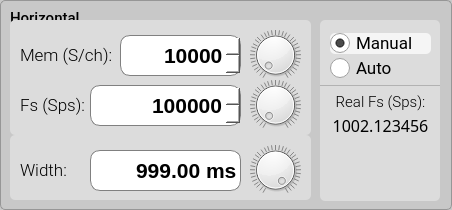
           <widget class="QGroupBox" name="groupBox_horizontal">
            <property name="minimumSize">
             <size>
              <width>452</width>
              <height>210</height>
             </size>
            </property>
            <property name="maximumSize">
             <size>
              <width>16777215</width>
              <height>210</height>
             </size>
            </property>
            <property name="font">
             <font>
              <family>Roboto Medium</family>
              <pointsize>11</pointsize>
             </font>
            </property>
            <property name="styleSheet">
             <string notr="true">QGroupBox {background-color: rgb(200,200,200);border: 1px solid rgb(150,150,150); border-radius: 5px;  margin-top: 0.5em;}; 
QGroupBox::title {subcontrol-origin: margin;left: 10px;padding: 0 3px 0 3px;}</string>
            </property>
            <property name="title">
             <string/>
            </property>
            <widget class="QLabel" name="label_titleHorizontal">
             <property name="geometry">
              <rect>
               <x>10</x>
               <y>10</y>
               <width>81</width>
               <height>16</height>
              </rect>
             </property>
             <property name="font">
              <font>
               <family>Roboto Medium</family>
               <pointsize>11</pointsize>
              </font>
             </property>
             <property name="styleSheet">
              <string notr="true">color:black;</string>
             </property>
             <property name="text">
              <string>Horizontal</string>
             </property>
            </widget>
            <widget class="QGroupBox" name="groupBox_h_13">
             <property name="geometry">
              <rect>
               <x>320</x>
               <y>20</y>
               <width>120</width>
               <height>181</height>
              </rect>
             </property>
             <property name="minimumSize">
              <size>
               <width>0</width>
               <height>0</height>
              </size>
             </property>
             <property name="maximumSize">
              <size>
               <width>16777215</width>
               <height>10000</height>
              </size>
             </property>
             <property name="font">
              <font>
               <family>Roboto Medium</family>
               <pointsize>11</pointsize>
              </font>
             </property>
             <property name="styleSheet">
              <string notr="true">QGroupBox {background-color: rgb(220,220,220);border: 0px solid rgb(150,150,150); border-radius: 5px;  margin-top: 0.5em;}; 
QGroupBox::title {subcontrol-origin: margin;left: 10px;padding: 0 3px 0 3px;}</string>
             </property>
             <property name="title">
              <string/>
             </property>
             <widget class="QRadioButton" name="radioButton_fsMem">
              <property name="geometry">
               <rect>
                <x>10</x>
                <y>13</y>
                <width>101</width>
                <height>21</height>
               </rect>
              </property>
              <property name="font">
               <font>
                <family>Roboto</family>
                <pointsize>13</pointsize>
               </font>
              </property>
              <property name="styleSheet">
               <string notr="true">QRadioButton:checked {
	background-color: rgba(245,245,245, 1.0);
	border: 0px; 
	border-radius:5px;
}

QRadioButton:hover {
	background-color: rgba(230,230,230, 1.0);
	border: 0px; 
	border-radius:5px;
}

QRadioButton:checked:hover {
	background-color: rgba(245,245,245, 0.8);
	border: 0px; 
	border-radius:5px;
}

QRadioButton::indicator {
    width: 20px;
    height: 20px;
}
QRadioButton::indicator::unchecked {
    image: url(:/main/img/radio_off1.png);
}

QRadioButton::indicator:unchecked:hover {
    image: url(:/main/img/radio_off1.png);
}

QRadioButton::indicator::checked {
    image: url(:/main/img/radio_on2.png);
}

QRadioButton::indicator::disabled {
    image: url(:/main/img/radio_off_dis.png);
}

QRadioButton::disabled {
    color:gray;
}</string>
              </property>
              <property name="text">
               <string>Manual</string>
              </property>
              <property name="iconSize">
               <size>
                <width>20</width>
                <height>20</height>
               </size>
              </property>
              <property name="checked">
               <bool>true</bool>
              </property>
              <property name="autoExclusive">
               <bool>false</bool>
              </property>
             </widget>
             <widget class="QRadioButton" name="radioButton_div">
              <property name="enabled">
               <bool>true</bool>
              </property>
              <property name="geometry">
               <rect>
                <x>10</x>
                <y>38</y>
                <width>101</width>
                <height>21</height>
               </rect>
              </property>
              <property name="font">
               <font>
                <family>Roboto</family>
                <pointsize>13</pointsize>
               </font>
              </property>
              <property name="styleSheet">
               <string notr="true">QRadioButton:checked {
	background-color: rgba(245,245,245, 1.0);
	border: 0px; 
	border-radius:5px;
}

QRadioButton:hover {
	background-color: rgba(230,230,230, 1.0);
	border: 0px; 
	border-radius:5px;
}

QRadioButton:checked:hover {
	background-color: rgba(245,245,245, 0.8);
	border: 0px; 
	border-radius:5px;
}

QRadioButton::indicator {
    width: 20px;
    height: 20px;
}
QRadioButton::indicator::unchecked {
    image: url(:/main/img/radio_off1.png);
}

QRadioButton::indicator:unchecked:hover {
    image: url(:/main/img/radio_off1.png);
}

QRadioButton::indicator::checked {
    image: url(:/main/img/radio_on2.png);
}

QRadioButton::indicator::disabled {
    image: url(:/main/img/radio_off_dis.png);
}

QRadioButton::disabled {
    color:gray;
}</string>
              </property>
              <property name="text">
               <string>Auto</string>
              </property>
              <property name="iconSize">
               <size>
                <width>20</width>
                <height>20</height>
               </size>
              </property>
              <property name="checked">
               <bool>false</bool>
              </property>
              <property name="autoExclusive">
               <bool>false</bool>
              </property>
             </widget>
             <widget class="QLabel" name="label_29">
              <property name="geometry">
               <rect>
                <x>0</x>
                <y>70</y>
                <width>121</width>
                <height>23</height>
               </rect>
              </property>
              <property name="font">
               <font>
                <family>Roboto Light</family>
                <pointsize>11</pointsize>
                <weight>50</weight>
                <bold>false</bold>
                <underline>false</underline>
               </font>
              </property>
              <property name="styleSheet">
               <string notr="true">color:black;</string>
              </property>
              <property name="text">
               <string>Real Fs (Sps):</string>
              </property>
              <property name="alignment">
               <set>Qt::AlignCenter</set>
              </property>
             </widget>
             <widget class="QTextBrowser" name="textBrowser_realFs">
              <property name="enabled">
               <bool>true</bool>
              </property>
              <property name="geometry">
               <rect>
                <x>0</x>
                <y>90</y>
                <width>121</width>
                <height>61</height>
               </rect>
              </property>
              <property name="sizePolicy">
               <sizepolicy hsizetype="Minimum" vsizetype="Fixed">
                <horstretch>0</horstretch>
                <verstretch>0</verstretch>
               </sizepolicy>
              </property>
              <property name="font">
               <font>
                <family>Roboto Mono Medium</family>
                <pointsize>12</pointsize>
                <weight>50</weight>
                <italic>false</italic>
                <bold>false</bold>
               </font>
              </property>
              <property name="cursor" stdset="0">
               <cursorShape>IBeamCursor</cursorShape>
              </property>
              <property name="styleSheet">
               <string notr="true">QTextBrowser {
	background-color:transparent; border: 0px;
	text-align:right;font-family:'Roboto Mono Medium','Roboto'; font-size:12pt;
	color:black; 
}
</string>
              </property>
              <property name="verticalScrollBarPolicy">
               <enum>Qt::ScrollBarAlwaysOff</enum>
              </property>
              <property name="horizontalScrollBarPolicy">
               <enum>Qt::ScrollBarAlwaysOff</enum>
              </property>
              <property name="html">
               <string>&lt;!DOCTYPE HTML PUBLIC &quot;-//W3C//DTD HTML 4.0//EN&quot; &quot;http://www.w3.org/TR/REC-html40/strict.dtd&quot;&gt;
&lt;html&gt;&lt;head&gt;&lt;meta name=&quot;qrichtext&quot; content=&quot;1&quot; /&gt;&lt;style type=&quot;text/css&quot;&gt;
p, li { white-space: pre-wrap; }
&lt;/style&gt;&lt;/head&gt;&lt;body style=&quot; font-family:'Roboto Mono Medium','Roboto'; font-size:12pt; font-weight:400; font-style:normal;&quot;&gt;
&lt;p align=&quot;center&quot; style=&quot; margin-top:0px; margin-bottom:0px; margin-left:0px; margin-right:0px; -qt-block-indent:0; text-indent:0px;&quot;&gt;&lt;span style=&quot; font-family:'Roboto Mono Medium','Roboto Mono Medium';&quot;&gt;1002.123456&lt;/span&gt;&lt;/p&gt;&lt;/body&gt;&lt;/html&gt;</string>
              </property>
             </widget>
             <widget class="Line" name="line_6">
              <property name="geometry">
               <rect>
                <x>0</x>
                <y>55</y>
                <width>121</width>
                <height>20</height>
               </rect>
              </property>
              <property name="styleSheet">
               <string notr="true">color: rgba(150,150,150,0.6);</string>
              </property>
              <property name="frameShadow">
               <enum>QFrame::Plain</enum>
              </property>
              <property name="orientation">
               <enum>Qt::Horizontal</enum>
              </property>
             </widget>
            </widget>
            <widget class="QGroupBox" name="groupBox_h_fsMem">
             <property name="enabled">
              <bool>true</bool>
             </property>
             <property name="geometry">
              <rect>
               <x>10</x>
               <y>20</y>
               <width>301</width>
               <height>115</height>
              </rect>
             </property>
             <property name="minimumSize">
              <size>
               <width>0</width>
               <height>0</height>
              </size>
             </property>
             <property name="maximumSize">
              <size>
               <width>16777215</width>
               <height>10000</height>
              </size>
             </property>
             <property name="font">
              <font>
               <family>Roboto Medium</family>
               <pointsize>11</pointsize>
              </font>
             </property>
             <property name="styleSheet">
              <string notr="true">QGroupBox {background-color: rgb(220,220,220);border: 0px solid rgb(150,150,150); border-radius: 5px;  margin-top: 0.5em;}; 
QGroupBox::title {subcontrol-origin: margin;left: 10px;padding: 0 3px 0 3px;}</string>
             </property>
             <property name="title">
              <string/>
             </property>
             <widget class="QLabel" name="label_dial1_6">
              <property name="geometry">
               <rect>
                <x>240</x>
                <y>60</y>
                <width>51</width>
                <height>50</height>
               </rect>
              </property>
              <property name="text">
               <string/>
              </property>
              <property name="pixmap">
               <pixmap resource="../../resources/resources.qrc">:/main/img/dial1.png</pixmap>
              </property>
              <property name="scaledContents">
               <bool>false</bool>
              </property>
             </widget>
             <widget class="QDial2" name="dial_fs">
              <property name="geometry">
               <rect>
                <x>240</x>
                <y>60</y>
                <width>51</width>
                <height>50</height>
               </rect>
              </property>
              <property name="toolTip">
               <string>CH1 vertical position</string>
              </property>
              <property name="minimum">
               <number>1</number>
              </property>
              <property name="maximum">
               <number>5000000</number>
              </property>
              <property name="value">
               <number>100</number>
              </property>
              <property name="orientation">
               <enum>Qt::Horizontal</enum>
              </property>
              <property name="invertedAppearance">
               <bool>false</bool>
              </property>
              <property name="wrapping">
               <bool>false</bool>
              </property>
              <property name="notchTarget">
               <double>30.000000000000000</double>
              </property>
              <property name="notchesVisible">
               <bool>true</bool>
              </property>
             </widget>
             <widget class="QSpinBox" name="spinBox_mem">
              <property name="enabled">
               <bool>true</bool>
              </property>
              <property name="geometry">
               <rect>
                <x>110</x>
                <y>15</y>
                <width>121</width>
                <height>41</height>
               </rect>
              </property>
              <property name="styleSheet">
               <string notr="true">QSpinBox { background-color: rgba(255,255,255, 1.0);border: 1px solid gray; border-radius:10px;
				   text-align:right;font-family:'Roboto Mono Medium','Roboto'; font-size:16pt; font-weight:500;  }

QSpinBox::up-button { 
	height:22px; 
	width: 30px;
	border: 0px;
	image: url(:/main/img/arrow_up4.png);
}

QSpinBox::down-button {
	height:22px; 
	width: 30px;
	border: 0px;
	image: url(:/main/img/arrow_down4.png);
 }

QSpinBox::up-button:hover { 
	image: url(:/main/img/arrow_up4b.png);
}

QSpinBox::down-button:hover {
	image: url(:/main/img/arrow_down4b.png);
 }

QSpinBox:disabled { background-color: rgba(220,220,220, 1.0); border: 1px transparent; border-radius:10px;
                                          border: 1px solid gray; border-radius:10px;
                                          text-align:right;font-family:'Roboto Mono Medium','Roboto'; font-size:16pt; font-weight:500; }

QSpinBox::up-button:disabled { height:22px; width: 30px; border: 0px; image: url(:/main/img/arrow_up3.png); }

QSpinBox::down-button:disabled { height:22px; width: 30px; border: 0px; image: url(:/main/img/arrow_down3.png); }
</string>
              </property>
              <property name="wrapping">
               <bool>false</bool>
              </property>
              <property name="alignment">
               <set>Qt::AlignRight|Qt::AlignTrailing|Qt::AlignVCenter</set>
              </property>
              <property name="buttonSymbols">
               <enum>QAbstractSpinBox::UpDownArrows</enum>
              </property>
              <property name="accelerated">
               <bool>false</bool>
              </property>
              <property name="keyboardTracking">
               <bool>false</bool>
              </property>
              <property name="showGroupSeparator" stdset="0">
               <bool>false</bool>
              </property>
              <property name="suffix">
               <string/>
              </property>
              <property name="minimum">
               <number>2</number>
              </property>
              <property name="maximum">
               <number>10000</number>
              </property>
              <property name="value">
               <number>10000</number>
              </property>
             </widget>
             <widget class="QSpinBox" name="spinBox_fs">
              <property name="enabled">
               <bool>true</bool>
              </property>
              <property name="geometry">
               <rect>
                <x>80</x>
                <y>65</y>
                <width>151</width>
                <height>41</height>
               </rect>
              </property>
              <property name="styleSheet">
               <string notr="true">QSpinBox { background-color: rgba(255,255,255, 1.0);border: 1px solid gray; border-radius:10px;
				   text-align:right;font-family:'Roboto Mono Medium','Roboto'; font-size:16pt; font-weight:500;  }

QSpinBox::up-button { 
	height:22px; 
	width: 30px;
	border: 0px;
	image: url(:/main/img/arrow_up4.png);
}

QSpinBox::down-button {
	height:22px; 
	width: 30px;
	border: 0px;
	image: url(:/main/img/arrow_down4.png);
 }

QSpinBox::up-button:hover { 
	image: url(:/main/img/arrow_up4b.png);
}

QSpinBox::down-button:hover {
	image: url(:/main/img/arrow_down4b.png);
 }

QSpinBox:disabled { background-color: rgba(220,220,220, 1.0); border: 1px transparent; border-radius:10px;
                                          border: 1px solid gray; border-radius:10px;
                                          text-align:right;font-family:'Roboto Mono Medium','Roboto'; font-size:16pt; font-weight:500; }

QSpinBox::up-button:disabled { height:22px; width: 30px; border: 0px; image: url(:/main/img/arrow_up3.png); }

QSpinBox::down-button:disabled { height:22px; width: 30px; border: 0px; image: url(:/main/img/arrow_down3.png); }</string>
              </property>
              <property name="wrapping">
               <bool>false</bool>
              </property>
              <property name="alignment">
               <set>Qt::AlignRight|Qt::AlignTrailing|Qt::AlignVCenter</set>
              </property>
              <property name="buttonSymbols">
               <enum>QAbstractSpinBox::UpDownArrows</enum>
              </property>
              <property name="accelerated">
               <bool>false</bool>
              </property>
              <property name="keyboardTracking">
               <bool>false</bool>
              </property>
              <property name="showGroupSeparator" stdset="0">
               <bool>false</bool>
              </property>
              <property name="suffix">
               <string/>
              </property>
              <property name="minimum">
               <number>1</number>
              </property>
              <property name="maximum">
               <number>5000000</number>
              </property>
              <property name="value">
               <number>5000000</number>
              </property>
             </widget>
             <widget class="QLabel" name="label_mem">
              <property name="geometry">
               <rect>
                <x>10</x>
                <y>25</y>
                <width>91</width>
                <height>21</height>
               </rect>
              </property>
              <property name="font">
               <font>
                <family>Roboto Light</family>
                <pointsize>13</pointsize>
                <weight>50</weight>
                <bold>false</bold>
               </font>
              </property>
              <property name="styleSheet">
               <string notr="true">color:black;</string>
              </property>
              <property name="text">
               <string>Mem (S/ch):</string>
              </property>
             </widget>
             <widget class="QLabel" name="label_fs">
              <property name="enabled">
               <bool>true</bool>
              </property>
              <property name="geometry">
               <rect>
                <x>10</x>
                <y>75</y>
                <width>71</width>
                <height>21</height>
               </rect>
              </property>
              <property name="font">
               <font>
                <family>Roboto Light</family>
                <pointsize>13</pointsize>
                <weight>50</weight>
                <bold>false</bold>
               </font>
              </property>
              <property name="styleSheet">
               <string notr="true">color:black;</string>
              </property>
              <property name="text">
               <string>Fs (Sps):</string>
              </property>
             </widget>
             <widget class="QDial2" name="dial_mem">
              <property name="geometry">
               <rect>
                <x>240</x>
                <y>10</y>
                <width>51</width>
                <height>50</height>
               </rect>
              </property>
              <property name="toolTip">
               <string>CH1 vertical position</string>
              </property>
              <property name="minimum">
               <number>2</number>
              </property>
              <property name="maximum">
               <number>10000</number>
              </property>
              <property name="value">
               <number>100</number>
              </property>
              <property name="orientation">
               <enum>Qt::Horizontal</enum>
              </property>
              <property name="invertedAppearance">
               <bool>false</bool>
              </property>
              <property name="wrapping">
               <bool>false</bool>
              </property>
              <property name="notchTarget">
               <double>30.000000000000000</double>
              </property>
              <property name="notchesVisible">
               <bool>true</bool>
              </property>
             </widget>
             <widget class="QLabel" name="label_dial1_8">
              <property name="geometry">
               <rect>
                <x>240</x>
                <y>10</y>
                <width>51</width>
                <height>50</height>
               </rect>
              </property>
              <property name="text">
               <string/>
              </property>
              <property name="pixmap">
               <pixmap resource="../../resources/resources.qrc">:/main/img/dial1.png</pixmap>
              </property>
              <property name="scaledContents">
               <bool>false</bool>
              </property>
             </widget>
             <zorder>label_dial1_6</zorder>
             <zorder>dial_fs</zorder>
             <zorder>spinBox_mem</zorder>
             <zorder>spinBox_fs</zorder>
             <zorder>label_mem</zorder>
             <zorder>label_fs</zorder>
             <zorder>label_dial1_8</zorder>
             <zorder>dial_mem</zorder>
            </widget>
            <widget class="QGroupBox" name="groupBox_h_div">
             <property name="enabled">
              <bool>true</bool>
             </property>
             <property name="geometry">
              <rect>
               <x>10</x>
               <y>135</y>
               <width>301</width>
               <height>65</height>
              </rect>
             </property>
             <property name="minimumSize">
              <size>
               <width>0</width>
               <height>0</height>
              </size>
             </property>
             <property name="maximumSize">
              <size>
               <width>16777215</width>
               <height>10000</height>
              </size>
             </property>
             <property name="font">
              <font>
               <family>Roboto Medium</family>
               <pointsize>11</pointsize>
              </font>
             </property>
             <property name="styleSheet">
              <string notr="true">QGroupBox {background-color: rgb(220,220,220);border: 0px solid rgb(150,150,150); border-radius: 5px;  margin-top: 0.5em;}; 
QGroupBox::title {subcontrol-origin: margin;left: 10px;padding: 0 3px 0 3px;}</string>
             </property>
             <property name="title">
              <string/>
             </property>
             <widget class="QDoubleSpinBox" name="doubleSpinBox_div">
              <property name="enabled">
               <bool>true</bool>
              </property>
              <property name="geometry">
               <rect>
                <x>80</x>
                <y>15</y>
                <width>151</width>
                <height>41</height>
               </rect>
              </property>
              <property name="styleSheet">
               <string notr="true">QDoubleSpinBox { background-color: white;border: 1px solid gray; border-radius:10px;
				   text-align:right;font-family:'Roboto Mono Medium','Roboto'; font-size:16pt; font-weight:500;  }

QDoubleSpinBox::up-button { 
	height:22px; 
	width: 30px;
	border: 0px;
	image: url(:/main/img/arrow_up4.png);
}

QDoubleSpinBox::down-button {
	height:22px; 
	width: 30px;
	border: 0px;
	image: url(:/main/img/arrow_down4.png);
 }

QDoubleSpinBox::up-button:hover { 
	image: url(:/main/img/arrow_up4b.png);
}

QDoubleSpinBox::down-button:hover {
	image: url(:/main/img/arrow_down4b.png);
 }

QDoubleSpinBox:disabled { background-color: rgba(220,220,220, 1.0); border: 1px transparent; border-radius:10px;
                                          border: 1px solid gray; border-radius:10px;
                                          text-align:right;font-family:'Roboto Mono Medium','Roboto'; font-size:16pt; font-weight:500; }

QDoubleSpinBox::up-button:disabled { height:22px; width: 30px; border: 0px; image: url(:/main/img/arrow_up3.png); }

QDoubleSpinBox::down-button:disabled { height:22px; width: 30px; border: 0px; image: url(:/main/img/arrow_down3.png); }
</string>
              </property>
              <property name="wrapping">
               <bool>false</bool>
              </property>
              <property name="alignment">
               <set>Qt::AlignRight|Qt::AlignTrailing|Qt::AlignVCenter</set>
              </property>
              <property name="readOnly">
               <bool>true</bool>
              </property>
              <property name="buttonSymbols">
               <enum>QAbstractSpinBox::NoButtons</enum>
              </property>
              <property name="accelerated">
               <bool>false</bool>
              </property>
              <property name="keyboardTracking">
               <bool>false</bool>
              </property>
              <property name="showGroupSeparator" stdset="0">
               <bool>false</bool>
              </property>
              <property name="suffix">
               <string> ms</string>
              </property>
              <property name="decimals">
               <number>2</number>
              </property>
              <property name="maximum">
               <double>9999.000000000000000</double>
              </property>
              <property name="value">
               <double>999.000000000000000</double>
              </property>
             </widget>
             <widget class="QLabel" name="label_div">
              <property name="enabled">
               <bool>true</bool>
              </property>
              <property name="geometry">
               <rect>
                <x>10</x>
                <y>25</y>
                <width>51</width>
                <height>21</height>
               </rect>
              </property>
              <property name="font">
               <font>
                <family>Roboto Light</family>
                <pointsize>13</pointsize>
                <weight>50</weight>
                <bold>false</bold>
               </font>
              </property>
              <property name="styleSheet">
               <string notr="true">color:black;</string>
              </property>
              <property name="text">
               <string>Width:</string>
              </property>
             </widget>
             <widget class="QLabel" name="label_dial1_9">
              <property name="geometry">
               <rect>
                <x>240</x>
                <y>10</y>
                <width>51</width>
                <height>50</height>
               </rect>
              </property>
              <property name="text">
               <string/>
              </property>
              <property name="pixmap">
               <pixmap resource="../../resources/resources.qrc">:/main/img/dial1.png</pixmap>
              </property>
              <property name="scaledContents">
               <bool>false</bool>
              </property>
             </widget>
             <widget class="QDial2" name="dial_div">
              <property name="enabled">
               <bool>true</bool>
              </property>
              <property name="geometry">
               <rect>
                <x>240</x>
                <y>10</y>
                <width>51</width>
                <height>50</height>
               </rect>
              </property>
              <property name="toolTip">
               <string>CH1 vertical position</string>
              </property>
              <property name="minimum">
               <number>1</number>
              </property>
              <property name="maximum">
               <number>1000000</number>
              </property>
              <property name="value">
               <number>100</number>
              </property>
              <property name="orientation">
               <enum>Qt::Horizontal</enum>
              </property>
              <property name="invertedAppearance">
               <bool>true</bool>
              </property>
              <property name="invertedControls">
               <bool>false</bool>
              </property>
              <property name="wrapping">
               <bool>false</bool>
              </property>
              <property name="notchTarget">
               <double>30.000000000000000</double>
              </property>
              <property name="notchesVisible">
               <bool>true</bool>
              </property>
             </widget>
            </widget>
           </widget>
